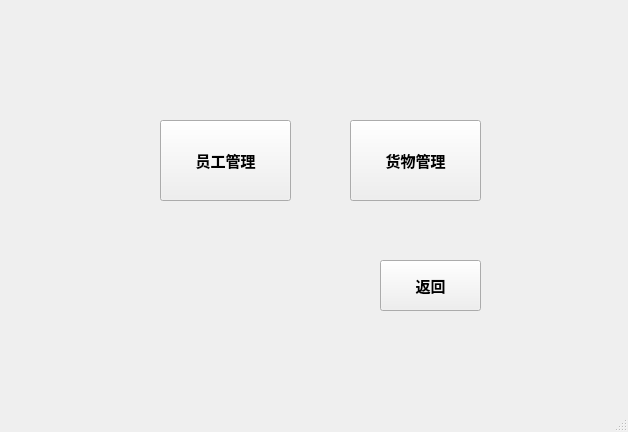
<?xml version="1.0" encoding="UTF-8"?>
<ui version="4.0">
 <class>Admin</class>
 <widget class="QMainWindow" name="Admin">
  <property name="geometry">
   <rect>
    <x>0</x>
    <y>0</y>
    <width>628</width>
    <height>432</height>
   </rect>
  </property>
  <property name="windowTitle">
   <string>管理员主界面</string>
  </property>
  <widget class="QWidget" name="centralwidget">
   <widget class="QPushButton" name="goods_Button">
    <property name="geometry">
     <rect>
      <x>350</x>
      <y>120</y>
      <width>131</width>
      <height>81</height>
     </rect>
    </property>
    <property name="font">
     <font>
      <pointsize>11</pointsize>
      <weight>75</weight>
      <bold>true</bold>
     </font>
    </property>
    <property name="text">
     <string>货物管理</string>
    </property>
   </widget>
   <widget class="QPushButton" name="employees_Button">
    <property name="geometry">
     <rect>
      <x>160</x>
      <y>120</y>
      <width>131</width>
      <height>81</height>
     </rect>
    </property>
    <property name="font">
     <font>
      <pointsize>11</pointsize>
      <weight>75</weight>
      <bold>true</bold>
     </font>
    </property>
    <property name="text">
     <string>员工管理</string>
    </property>
   </widget>
   <widget class="QPushButton" name="pushButton_2">
    <property name="geometry">
     <rect>
      <x>380</x>
      <y>260</y>
      <width>101</width>
      <height>51</height>
     </rect>
    </property>
    <property name="font">
     <font>
      <pointsize>11</pointsize>
      <weight>75</weight>
      <bold>true</bold>
     </font>
    </property>
    <property name="text">
     <string>返回</string>
    </property>
   </widget>
  </widget>
  <widget class="QMenuBar" name="menubar">
   <property name="geometry">
    <rect>
     <x>0</x>
     <y>0</y>
     <width>628</width>
     <height>26</height>
    </rect>
   </property>
  </widget>
  <widget class="QStatusBar" name="statusbar"/>
 </widget>
 <resources/>
 <connections/>
</ui>
